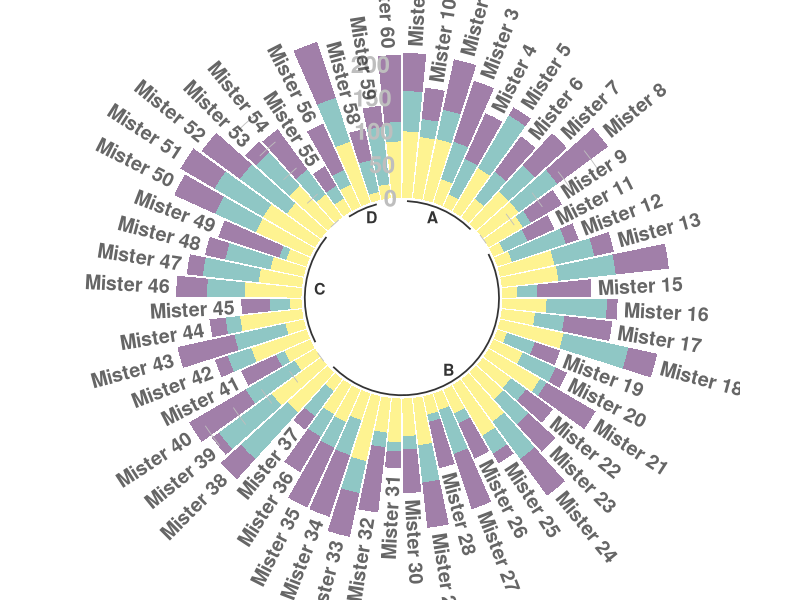

Recreate this plot in R.
# library
library(tidyverse)
library(viridis)

# Create dataset
data <- data.frame(
  individual=paste( "Mister ", seq(1,60), sep=""),
  group=c( rep('A', 10), rep('B', 30), rep('C', 14), rep('D', 6)) ,
  value1=sample( seq(10,100), 60, replace=T),
  value2=sample( seq(10,100), 60, replace=T),
  value3=sample( seq(10,100), 60, replace=T)
)

# Transform data in a tidy format (long format)
data <- data %>% gather(key = "observation", value="value", -c(1,2)) 

# Set a number of 'empty bar' to add at the end of each group
empty_bar <- 2
nObsType <- nlevels(as.factor(data$observation))
to_add <- data.frame( matrix(NA, empty_bar*nlevels(data$group)*nObsType, ncol(data)) )
colnames(to_add) <- colnames(data)
to_add$group <- rep(levels(data$group), each=empty_bar*nObsType )
data <- rbind(data, to_add)
data <- data %>% arrange(group, individual)
data$id <- rep( seq(1, nrow(data)/nObsType) , each=nObsType)

# Get the name and the y position of each label
label_data <- data %>% group_by(id, individual) %>% summarize(tot=sum(value))
number_of_bar <- nrow(label_data)
angle <- 90 - 360 * (label_data$id-0.5) /number_of_bar     # I substract 0.5 because the letter must have the angle of the center of the bars. Not extreme right(1) or extreme left (0)
label_data$hjust <- ifelse( angle < -90, 1, 0)
label_data$angle <- ifelse(angle < -90, angle+180, angle)

# prepare a data frame for base lines
base_data <- data %>% 
  group_by(group) %>% 
  summarize(start=min(id), end=max(id) - empty_bar) %>% 
  rowwise() %>% 
  mutate(title=mean(c(start, end)))

# prepare a data frame for grid (scales)
grid_data <- base_data
grid_data$end <- grid_data$end[ c( nrow(grid_data), 1:nrow(grid_data)-1)] + 1
grid_data$start <- grid_data$start - 1
grid_data <- grid_data[-1,]

# Make the plot
p <- ggplot(data) +      
  
  # Add the stacked bar
  geom_bar(aes(x=as.factor(id), y=value, fill=observation), stat="identity", alpha=0.5) +
  scale_fill_viridis(discrete=TRUE) +
  
  # Add a val=100/75/50/25 lines. I do it at the beginning to make sur barplots are OVER it.
  geom_segment(data=grid_data, aes(x = end, y = 0, xend = start, yend = 0), colour = "grey", alpha=1, size=0.3 , inherit.aes = FALSE ) +
  geom_segment(data=grid_data, aes(x = end, y = 50, xend = start, yend = 50), colour = "grey", alpha=1, size=0.3 , inherit.aes = FALSE ) +
  geom_segment(data=grid_data, aes(x = end, y = 100, xend = start, yend = 100), colour = "grey", alpha=1, size=0.3 , inherit.aes = FALSE ) +
  geom_segment(data=grid_data, aes(x = end, y = 150, xend = start, yend = 150), colour = "grey", alpha=1, size=0.3 , inherit.aes = FALSE ) +
  geom_segment(data=grid_data, aes(x = end, y = 200, xend = start, yend = 200), colour = "grey", alpha=1, size=0.3 , inherit.aes = FALSE ) +
  
  # Add text showing the value of each 100/75/50/25 lines
  ggplot2::annotate("text", x = rep(max(data$id),5), y = c(0, 50, 100, 150, 200), label = c("0", "50", "100", "150", "200") , color="grey", size=6 , angle=0, fontface="bold", hjust=1) +
  
  ylim(-150,max(label_data$tot, na.rm=T)) +
  theme_minimal() +
  theme(
    legend.position = "none",
    axis.text = element_blank(),
    axis.title = element_blank(),
    panel.grid = element_blank(),
    plot.margin = unit(rep(-1,4), "cm") 
  ) +
  coord_polar() +
  
  # Add labels on top of each bar
  geom_text(data=label_data, aes(x=id, y=tot+10, label=individual, hjust=hjust), color="black", fontface="bold",alpha=0.6, size=5, angle= label_data$angle, inherit.aes = FALSE ) +
  
  # Add base line information
  geom_segment(data=base_data, aes(x = start, y = -5, xend = end, yend = -5), colour = "black", alpha=0.8, size=0.6 , inherit.aes = FALSE )  +
  geom_text(data=base_data, aes(x = title, y = -18, label=group), hjust=c(1,1,0,0), colour = "black", alpha=0.8, size=4, fontface="bold", inherit.aes = FALSE)


# Save at png
ggsave(p, file="output.png", width=10, height=10)